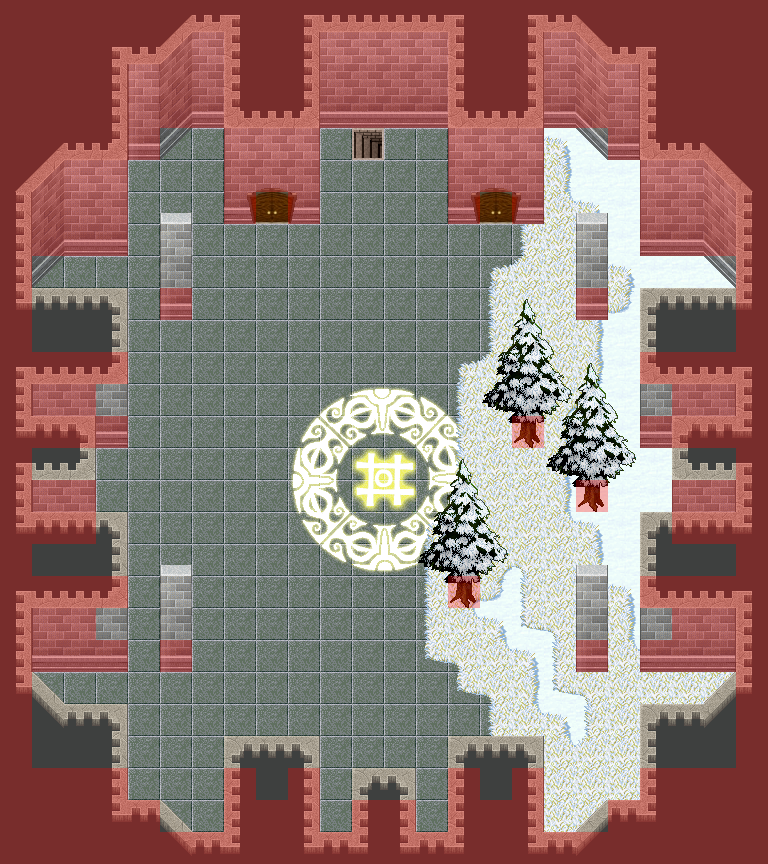

This is a level from a 2D game, rendered from its Tiled map with the project's own tilesets. A one-line summary and the map file follow, with tile-layer data summarised:
An orthogonal 24x27 tile map with 32x32 px tiles, 7 tile layers (0_floor, 1_terrain, 2_object, 3_roof, ...), 1 hidden layer not drawn, 11 tilesets.

<map version="1.2" tiledversion="1.2.0" orientation="orthogonal" renderorder="right-down" width="24" height="27" tilewidth="32" tileheight="32" infinite="0" nextlayerid="41" nextobjectid="1">
 <tileset firstgid="1" name="kafelki_blyszczace" tilewidth="32" tileheight="32" tilecount="36" columns="6">
  <image source="../../tileset/pol/domki/podloga/kafelki_blyszczace.png" width="192" height="192" />
 </tileset>
 <tileset firstgid="37" name="kafelek" tilewidth="32" tileheight="32" tilecount="1" columns="1">
  <image source="../../tileset/pol/domki/podloga/kafelek.png" width="32" height="32" />
 </tileset>
 <tileset firstgid="38" name="stairs" tilewidth="32" tileheight="32" tilecount="12" columns="2">
  <image source="../../tileset/building/stairs/stairs.png" width="64" height="192" />
 </tileset>
 <tileset firstgid="50" name="kosciol_sciany" tilewidth="32" tileheight="32" tilecount="30" columns="5">
  <image source="../../tileset/pol/domki/kosciol_sciany.png" width="160" height="192" />
 </tileset>
 <tileset firstgid="80" name="kosciol_nawy" tilewidth="32" tileheight="32" tilecount="14" columns="2">
  <image source="../../tileset/pol/domki/kosciol_nawy.png" width="64" height="224" />
 </tileset>
 <tileset firstgid="94" name="collision" tilewidth="32" tileheight="32" tilecount="1" columns="1">
  <image source="../../tileset/logic/collision.png" width="32" height="32" />
 </tileset>
 <tileset firstgid="95" name="protection" tilewidth="32" tileheight="32" tilecount="2" columns="2">
  <image source="../../tileset/logic/protection.png" width="64" height="32" />
 </tileset>
 <tileset firstgid="97" name="wooden_doors" tilewidth="32" tileheight="32" tilecount="28" columns="7">
  <image source="../../tileset/building/door/wooden_doors.png" width="224" height="128" />
 </tileset>
 <tileset firstgid="125" name="snieg" tilewidth="32" tileheight="32" tilecount="36" columns="6">
  <image source="../../tileset/pol/podloze/snow_ground.png" width="192" height="192" />
 </tileset>
 <tileset firstgid="161" name="snow_grass" tilewidth="32" tileheight="32" tilecount="15" columns="3">
  <image source="../../tileset/pol/podloze/snow_grass.png" width="96" height="160" />
 </tileset>
 <tileset firstgid="176" name="snow_tree_swierk" tilewidth="32" tileheight="32" tilecount="15" columns="3">
  <image source="../../tileset/pol/natura/drzewa/snow_tree_swierk.png" width="96" height="160" />
 </tileset>
 <layer id="33" name="0_floor" width="24" height="27">
  <data>[648 cells, 535 non-empty, 44 distinct tile ids]</data>
 </layer>
 <layer id="34" name="1_terrain" width="24" height="27">
  <data>[648 cells, 309 non-empty, 46 distinct tile ids]</data>
 </layer>
 <layer id="35" name="2_object" width="24" height="27">
  <data>[648 cells, 21 non-empty, 8 distinct tile ids]</data>
 </layer>
 <layer id="36" name="3_roof" width="24" height="27">
  <data>[648 cells, 105 non-empty, 28 distinct tile ids]</data>
 </layer>
 <layer id="37" name="4_roof_add" width="24" height="27">
  <data>[648 cells, 1 non-empty, 1 distinct tile ids]</data>
 </layer>
 <layer id="38" name="objects" width="24" height="27">
  <data>[648 cells, 0 non-empty, 0 distinct tile ids]</data>
 </layer>
 <layer id="39" name="collision" width="24" height="27" opacity="0.3">
  <data>[648 cells, 279 non-empty, 1 distinct tile ids]</data>
 </layer>
 <layer id="40" name="protection" width="24" height="27" visible="0" opacity="0.2">
  <data>[648 cells, 648 non-empty, 1 distinct tile ids]</data>
 </layer>
</map>
